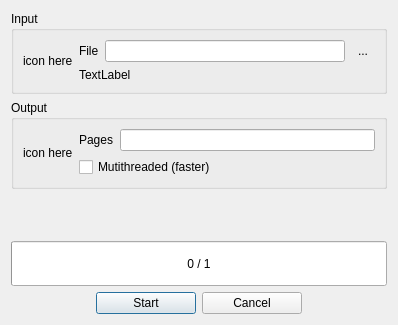
<?xml version="1.0" encoding="UTF-8"?>
<ui version="4.0">
 <class>PluginDialog</class>
 <widget class="QDialog" name="PluginDialog">
  <property name="geometry">
   <rect>
    <x>0</x>
    <y>0</y>
    <width>398</width>
    <height>325</height>
   </rect>
  </property>
  <property name="windowTitle">
   <string>Dialog</string>
  </property>
  <layout class="QVBoxLayout" name="verticalLayout_3">
   <item>
    <widget class="QGroupBox" name="groupBoxInput">
     <property name="title">
      <string>Input</string>
     </property>
     <layout class="QHBoxLayout" name="horizontalLayout_5">
      <item>
       <widget class="QLabel" name="labelIcon">
        <property name="text">
         <string>icon here</string>
        </property>
       </widget>
      </item>
      <item>
       <layout class="QVBoxLayout" name="verticalLayout">
        <item>
         <layout class="QHBoxLayout" name="horizontalLayout_2">
          <item>
           <widget class="QLabel" name="label">
            <property name="text">
             <string>File</string>
            </property>
           </widget>
          </item>
          <item>
           <widget class="QLineEdit" name="lineEdit">
            <property name="text">
             <string/>
            </property>
            <property name="readOnly">
             <bool>true</bool>
            </property>
           </widget>
          </item>
          <item>
           <widget class="QToolButton" name="buttonBrowse">
            <property name="text">
             <string>...</string>
            </property>
            <property name="autoRaise">
             <bool>true</bool>
            </property>
           </widget>
          </item>
         </layout>
        </item>
        <item>
         <widget class="QLabel" name="labelPagesCount">
          <property name="text">
           <string>TextLabel</string>
          </property>
         </widget>
        </item>
       </layout>
      </item>
     </layout>
    </widget>
   </item>
   <item>
    <widget class="QGroupBox" name="groupBoxOutput">
     <property name="title">
      <string>Output</string>
     </property>
     <layout class="QHBoxLayout" name="horizontalLayout_6">
      <item>
       <widget class="QLabel" name="labelIconOutput">
        <property name="text">
         <string>icon here</string>
        </property>
       </widget>
      </item>
      <item>
       <layout class="QVBoxLayout" name="verticalLayout_2">
        <item>
         <layout class="QHBoxLayout" name="horizontalLayout_3">
          <item>
           <widget class="QLabel" name="label_3">
            <property name="text">
             <string>Pages</string>
            </property>
           </widget>
          </item>
          <item>
           <widget class="QLineEdit" name="lineEditPages"/>
          </item>
         </layout>
        </item>
        <item>
         <widget class="QCheckBox" name="checkBoxMultithread">
          <property name="text">
           <string>Mutithreaded (faster)</string>
          </property>
         </widget>
        </item>
       </layout>
      </item>
     </layout>
    </widget>
   </item>
   <item>
    <spacer name="verticalSpacer">
     <property name="orientation">
      <enum>Qt::Vertical</enum>
     </property>
     <property name="sizeHint" stdset="0">
      <size>
       <width>20</width>
       <height>0</height>
      </size>
     </property>
    </spacer>
   </item>
   <item>
    <widget class="QProgressBar" name="progressBar">
     <property name="sizePolicy">
      <sizepolicy hsizetype="Expanding" vsizetype="Expanding">
       <horstretch>0</horstretch>
       <verstretch>0</verstretch>
      </sizepolicy>
     </property>
     <property name="maximum">
      <number>1</number>
     </property>
     <property name="value">
      <number>0</number>
     </property>
     <property name="format">
      <string>%v / %m</string>
     </property>
    </widget>
   </item>
   <item>
    <layout class="QHBoxLayout" name="horizontalLayout">
     <item>
      <spacer name="horizontalSpacer">
       <property name="orientation">
        <enum>Qt::Horizontal</enum>
       </property>
       <property name="sizeHint" stdset="0">
        <size>
         <width>40</width>
         <height>20</height>
        </size>
       </property>
      </spacer>
     </item>
     <item>
      <widget class="QPushButton" name="buttonStart">
       <property name="minimumSize">
        <size>
         <width>100</width>
         <height>0</height>
        </size>
       </property>
       <property name="text">
        <string>Start</string>
       </property>
      </widget>
     </item>
     <item>
      <widget class="QPushButton" name="buttonCancel">
       <property name="minimumSize">
        <size>
         <width>100</width>
         <height>0</height>
        </size>
       </property>
       <property name="text">
        <string>Cancel</string>
       </property>
      </widget>
     </item>
     <item>
      <spacer name="horizontalSpacer_2">
       <property name="orientation">
        <enum>Qt::Horizontal</enum>
       </property>
       <property name="sizeHint" stdset="0">
        <size>
         <width>40</width>
         <height>20</height>
        </size>
       </property>
      </spacer>
     </item>
    </layout>
   </item>
  </layout>
 </widget>
 <resources/>
 <connections>
  <connection>
   <sender>buttonBrowse</sender>
   <signal>clicked()</signal>
   <receiver>PluginDialog</receiver>
   <slot>onBrowse()</slot>
   <hints>
    <hint type="sourcelabel">
     <x>695</x>
     <y>33</y>
    </hint>
    <hint type="destinationlabel">
     <x>568</x>
     <y>54</y>
    </hint>
   </hints>
  </connection>
  <connection>
   <sender>buttonStart</sender>
   <signal>clicked()</signal>
   <receiver>PluginDialog</receiver>
   <slot>onStart()</slot>
   <hints>
    <hint type="sourcelabel">
     <x>350</x>
     <y>234</y>
    </hint>
    <hint type="destinationlabel">
     <x>116</x>
     <y>163</y>
    </hint>
   </hints>
  </connection>
  <connection>
   <sender>buttonCancel</sender>
   <signal>clicked()</signal>
   <receiver>PluginDialog</receiver>
   <slot>onCancel()</slot>
   <hints>
    <hint type="sourcelabel">
     <x>456</x>
     <y>234</y>
    </hint>
    <hint type="destinationlabel">
     <x>448</x>
     <y>163</y>
    </hint>
   </hints>
  </connection>
  <connection>
   <sender>lineEditPages</sender>
   <signal>textChanged(QString)</signal>
   <receiver>PluginDialog</receiver>
   <slot>onPagesChanged(QString)</slot>
   <hints>
    <hint type="sourcelabel">
     <x>287</x>
     <y>56</y>
    </hint>
    <hint type="destinationlabel">
     <x>270</x>
     <y>108</y>
    </hint>
   </hints>
  </connection>
 </connections>
 <slots>
  <slot>onBrowse()</slot>
  <slot>onStart()</slot>
  <slot>onCancel()</slot>
  <slot>onPagesChanged(QString)</slot>
 </slots>
</ui>
